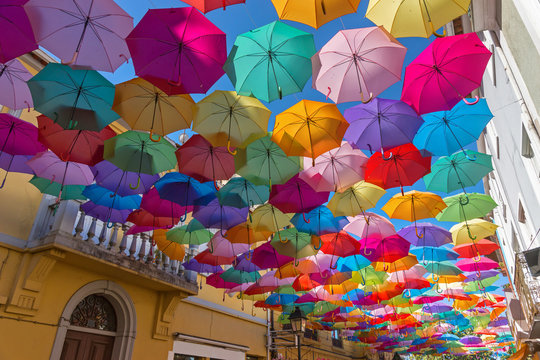
//> input picture Study_Yeungnam_Univ/Autonomous driving Artificial intelligence/bmp&jpg/colorful.jpg, 540 x 360 px
$ ./Color_Transformations_eg1   (built with g++ and OpenCV 4, the #if around main switched on)
//> lines starting //> are read from the running program, lines starting //| are printed output that depends on the picture
#if 0
#include "opencv2/opencv.hpp"
#include <stdio.h>
#include <iostream>

int main(void) {
	using namespace cv;
	using namespace std;

	Mat src, src_hsv, new_hsv;

	vector<Mat> src_hsv_channels; //create Mat array

	src = imread("colorful.jpg", IMREAD_COLOR);
//> src is the input picture: 360 rows x 540 cols, CV_8UC3; mean B, G, R 104.6, 101.6, 128.9
	imshow("src", src);
	cvtColor(src, src_hsv, COLOR_BGR2HSV);
//> src_hsv: 360 rows x 540 cols, CV_8UC3; mean H, S, V 83, 148.2, 155.3

	split(src_hsv, src_hsv_channels);
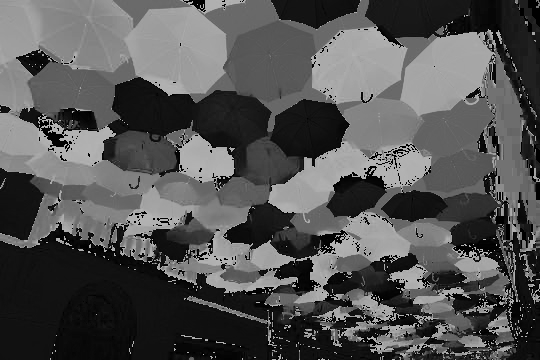
//> src_hsv_channels[0]: 360 rows x 540 cols, CV_8UC1; min 0, max 179, mean 83
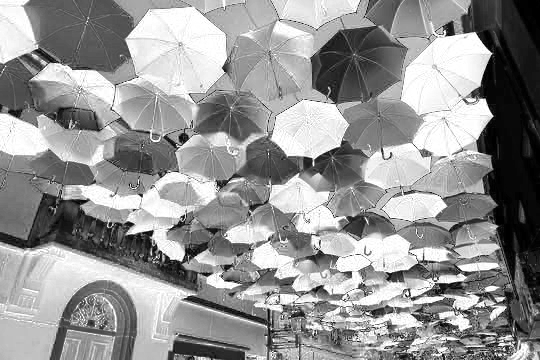
//> src_hsv_channels[1]: 360 rows x 540 cols, CV_8UC1; min 0, max 255, mean 148.2
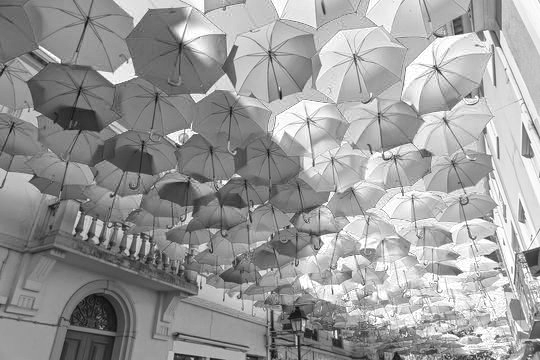
//> src_hsv_channels[2]: 360 rows x 540 cols, CV_8UC1; min 8, max 255, mean 155.3
	/*
	src_hsv_channels[0] = H     ->  H : 색조
	src_hsv_channels[1] = S     ->  S : 색상의 순도
	src_hsv_channels[2] = V     ->  V : 명암
	*/

	equalizeHist(src_hsv_channels[2], src_hsv_channels[2]);
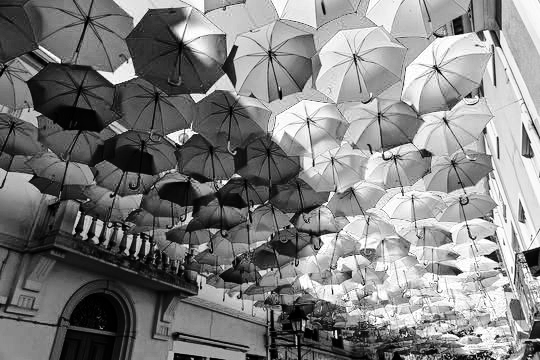
//> src_hsv_channels[2]: 360 rows x 540 cols, CV_8UC1; min 0, max 255, mean 128.3

	merge(src_hsv_channels, new_hsv);
//> new_hsv: 360 rows x 540 cols, CV_8UC3; mean H, S, V 83, 148.2, 128.3
	imshow("new_hsv", new_hsv);
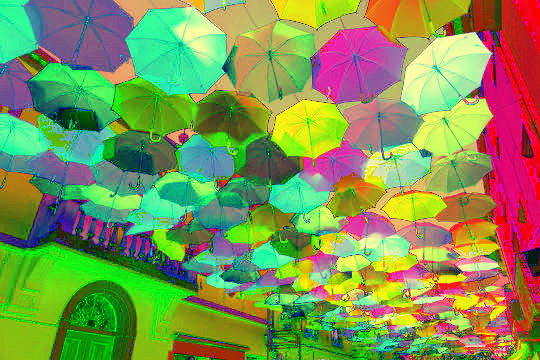
//> window 'new_hsv': 360 rows x 540 cols, CV_8UC3; mean B, G, R 83, 148.2, 128.3

	Mat hist_eq_V_img;
	cvtColor(new_hsv, hist_eq_V_img, COLOR_HSV2BGR);
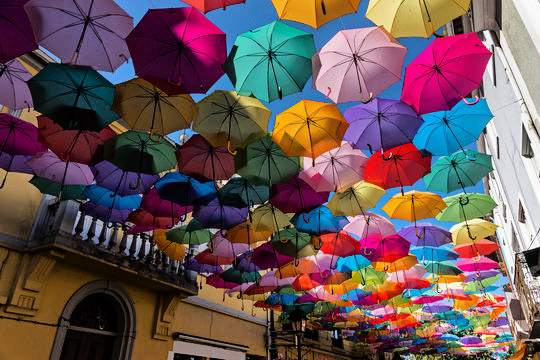
//> hist_eq_V_img: 360 rows x 540 cols, CV_8UC3; mean B, G, R 86.9, 84.3, 105.6
	imshow("hist_eq_V_img", hist_eq_V_img);

	waitKey(0);
	return 0;

}

#endif

$ run again, with Study_Yeungnam_Univ/Autonomous driving Artificial intelligence/bmp&jpg/building.jpg copied over Study_Yeungnam_Univ/Autonomous driving Artificial intelligence/bmp&jpg/colorful.jpg
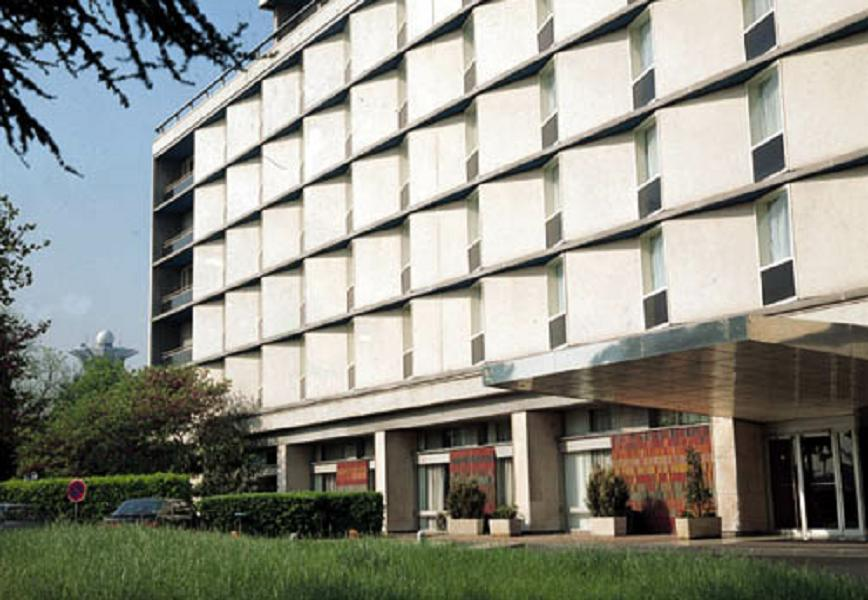
//> input picture Study_Yeungnam_Univ/Autonomous driving Artificial intelligence/bmp&jpg/building.jpg, 868 x 600 px
//> src is the input picture: 600 rows x 868 cols, CV_8UC3; mean B, G, R 133.7, 143.6, 142.9
//> src_hsv: 600 rows x 868 cols, CV_8UC3; mean H, S, V 40.4, 55.8, 150.8
//> new_hsv: 600 rows x 868 cols, CV_8UC3; mean H, S, V 40.4, 55.8, 128.2
//> `imshow("new_hsv", new_hsv);`:
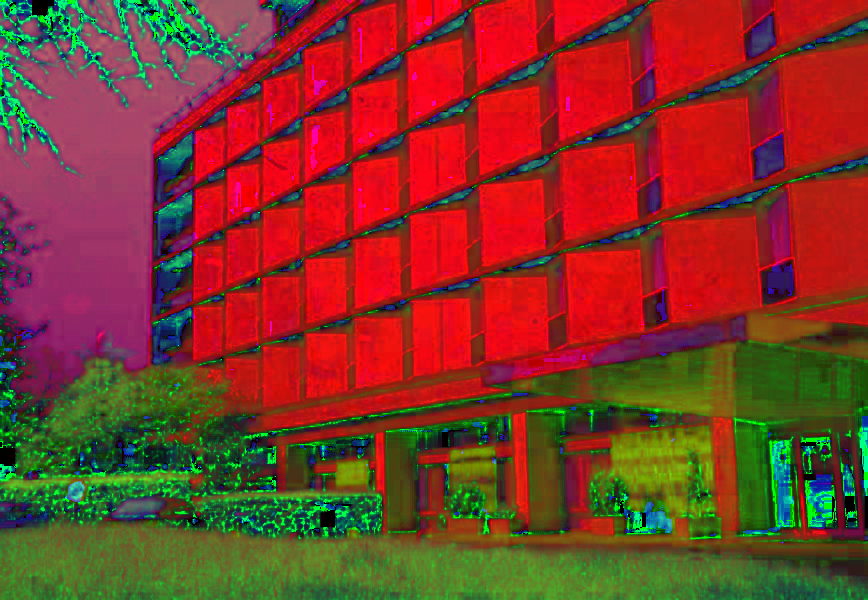
//> window 'new_hsv': 600 rows x 868 cols, CV_8UC3; mean B, G, R 40.4, 55.8, 128.2
//> `cvtColor(new_hsv, hist_eq_V_img, COLOR_HSV2BGR);`:
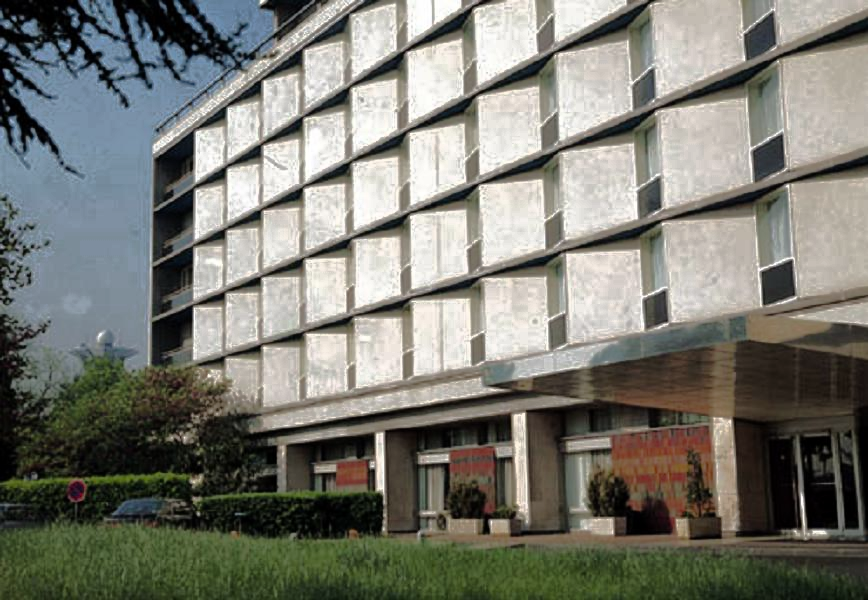
//> hist_eq_V_img: 600 rows x 868 cols, CV_8UC3; mean B, G, R 113.4, 122.1, 121.8

$ run again, with Study_Yeungnam_Univ/Autonomous driving Artificial intelligence/bmp&jpg/cameraman.jpg copied over Study_Yeungnam_Univ/Autonomous driving Artificial intelligence/bmp&jpg/colorful.jpg
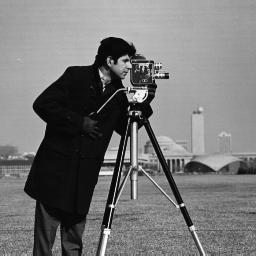
//> input picture Study_Yeungnam_Univ/Autonomous driving Artificial intelligence/bmp&jpg/cameraman.jpg, 256 x 256 px
//> src is the input picture: 256 rows x 256 cols, CV_8UC3; min 0, max 255, mean 118.7
//> src_hsv: 256 rows x 256 cols, CV_8UC3; mean H, S, V 0, 0, 118.7
//> `equalizeHist(src_hsv_channels[2], src_hsv_channels[2]);`:
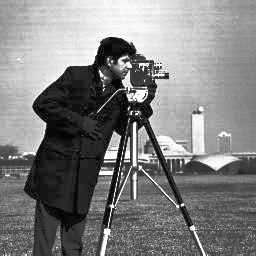
//> src_hsv_channels[2]: 256 rows x 256 cols, CV_8UC1; min 0, max 255, mean 128.5
//> new_hsv: 256 rows x 256 cols, CV_8UC3; mean H, S, V 0, 0, 128.5
//> `imshow("new_hsv", new_hsv);`:
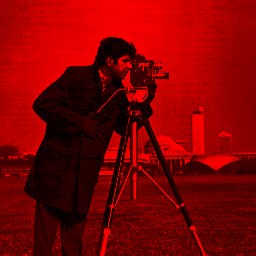
//> window 'new_hsv': 256 rows x 256 cols, CV_8UC3; mean B, G, R 0, 0, 128.5

$ run again, with Study_Yeungnam_Univ/Autonomous driving Artificial intelligence/bmp&jpg/castle.jpg copied over Study_Yeungnam_Univ/Autonomous driving Artificial intelligence/bmp&jpg/colorful.jpg
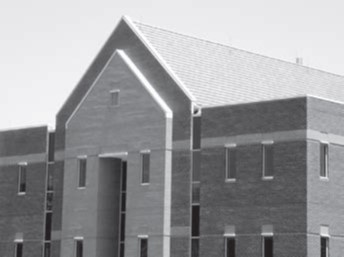
//> input picture Study_Yeungnam_Univ/Autonomous driving Artificial intelligence/bmp&jpg/castle.jpg, 344 x 257 px
//> src is the input picture: 257 rows x 344 cols, CV_8UC3; mean B, G, R 156.5, 154.2, 153.9
//> src_hsv: 257 rows x 344 cols, CV_8UC3; mean H, S, V 118, 5.1, 156.5
//> `equalizeHist(src_hsv_channels[2], src_hsv_channels[2]);`:
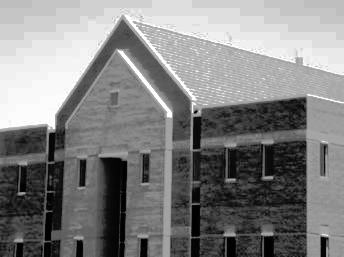
//> src_hsv_channels[2]: 257 rows x 344 cols, CV_8UC1; min 0, max 255, mean 129.4
//> new_hsv: 257 rows x 344 cols, CV_8UC3; mean H, S, V 118, 5.1, 129.4
//> `imshow("new_hsv", new_hsv);`:
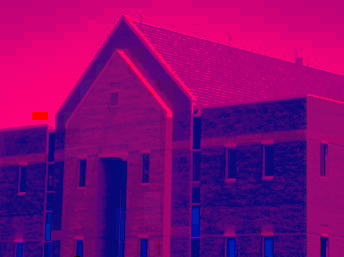
//> window 'new_hsv': 257 rows x 344 cols, CV_8UC3; mean B, G, R 118, 5.1, 129.4
